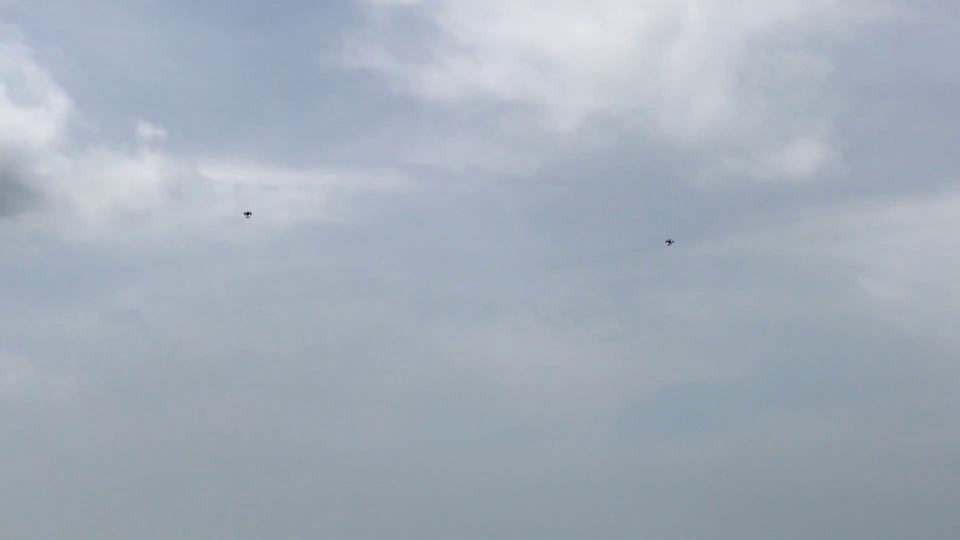
#> input picture frame 60 of YH_camera_2.mp4, 1920 x 1080 px, given in place of thailand_vid.mp4, which was not available (shown at 1/2 size)
$ python automatic_brightness.py
#> lines starting #> are read from the running program, lines starting #| are printed output that depends on the picture; after the words box and inside, x2 and y2 are one past the last pixel; in counts of white or black regions, pixels touching at a corner belong together; pictures that were not available may be replaced by others from this repository, and a replacement may not be noted
### camera_stabilizer.py
import cv2
import math
import numpy as np
import json
import time


class Camera:
    def __init__(self, frame_shape):
        # Generic matrices, perform calibration if possible
        self.cameraMatrix = np.array([[600, 0., frame_shape[0]/2],
                                      [0., 600, frame_shape[1]/2],
                                      [0., 0., 1.]])
        self.distortionCoefficients = np.array([-0.05,
                                                0.05,
                                                0.,
                                                0.,
                                                -0.002])

    # This function assumes a regular 7 x 6 chessboard pattern is used for the calibration
    # [46 lines left out: functions calibrate_camera, import_calibration_results, export_calibration_results, not called in this run]

    def undistort(self, frame):
        # getOptimalNewCameraMatrix()

        frame_undistorted = cv2.undistort(frame, self.cameraMatrix, self.distortionCoefficients)

        # Create a mask that covers the remaining bit of the frame with the image
        mask = cv2.cvtColor(frame_undistorted, cv2.COLOR_BGR2GRAY)
        contours, hierarchy = cv2.findContours(mask, cv2.RETR_EXTERNAL, cv2.CHAIN_APPROX_SIMPLE)
        cv2.drawContours(mask, contours, -1, 255, -1)
        # # Erode the mask a bit to make sure we get rid of the dark border
        # mask = cv2.erode(mask, np.ones((3, 3), np.uint8), iterations=3)
        # # Turn the imageless background to white
        # frame_undistorted_white_borders = cv2.bitwise_or(frame_undistorted,
        #                                                   cv2.cvtColor(cv2.bitwise_not(mask), cv2.COLOR_GRAY2BGR))

        return frame_undistorted, mask


# [371 lines left out: functions imshow_resized, stabilize_frame, find_global_size, produce_stabilized_video, create_mask_from_undistort_test, not called in this run]


# [6 lines that do not run on import are left out]

    # create_mask_from_undistort_test('shaky_borders.mp4')

### automatic_brightness.py
import cv2
import numpy as np
from matplotlib import pyplot as plt

from camera_stabilizer import Camera


class DynamicHistogram:
    def __init__(self, bins):
        self.bins = bins

        self.fig, self.ax = plt.subplots()

        alpha = 0.5
        self.line_r, = self.ax.plot(np.arange(bins), np.zeros((self.bins,)), c='r', lw=1, alpha=alpha)
        self.line_g, = self.ax.plot(np.arange(bins), np.zeros((self.bins,)), c='g', lw=1, alpha=alpha)
        self.line_b, = self.ax.plot(np.arange(bins), np.zeros((self.bins,)), c='b', lw=1, alpha=alpha)
        self.line_gray, = self.ax.plot(np.arange(bins), np.zeros((self.bins,)), c='k', lw=3)
        self.line_cumulative_gray, = self.ax.plot(np.arange(bins), np.zeros(self.bins), c='k', lw=1)

    def initialize_plot(self):
        # Initialize plot.
        self.ax.set_title('Histogram (RGB Gray)')
        self.ax.set_xlabel('Bin')
        self.ax.set_ylabel('Frequency')

        # Initialize plot line object(s).
        self.ax.set_xlim(0, self.bins - 1)
        self.ax.set_ylim(0, 1)

    def plot(self, frame, mask=None):
        if len(frame.shape) == 3:
            # Note: RGB to gray conversion is given as follows:
            # Y = 0.299 R + 0.587 G + 0.114 B (Note the high weight on green and low weight on blue.
            gray = cv2.cvtColor(frame, cv2.COLOR_BGR2GRAY)
        else:
            gray = frame

        histogram_gray = cv2.calcHist([gray], [0], mask, [self.bins], [0, 256])

        num_frames_in_mask = sum(histogram_gray)

        self.line_gray.set_ydata(histogram_gray/num_frames_in_mask)

        cumulative_histogram = np.zeros((1, self.bins))
        for i, bin_value in enumerate(histogram_gray / num_frames_in_mask):
            if i == 0:
                cumulative_histogram[0, i] = bin_value
            else:
                cumulative_histogram[0, i] = cumulative_histogram[0, i - 1] + bin_value

        self.line_cumulative_gray.set_ydata(cumulative_histogram)

        if len(frame.shape) == 3:
            histogram_r = cv2.calcHist([frame], [2], mask, [self.bins], [0, 256])/num_frames_in_mask
            histogram_g = cv2.calcHist([frame], [1], mask, [self.bins], [0, 256])/num_frames_in_mask
            histogram_b = cv2.calcHist([frame], [0], mask, [self.bins], [0, 256])/num_frames_in_mask

            self.line_r.set_ydata(histogram_r)
            self.line_g.set_ydata(histogram_g)
            self.line_b.set_ydata(histogram_b)

        self.fig.canvas.draw()
        self.fig.canvas.flush_events()


def imshow_resized(window_name, img):
    window_size = (int(768), int(432))
    img = cv2.resize(img, window_size, interpolation=cv2.INTER_CUBIC)
    cv2.imshow(window_name, img)


def display_histograms(filename):
#> called with filename = 'thailand_vid.mp4'
    cap = cv2.VideoCapture(filename)

    frame_width = int(cap.get(cv2.CAP_PROP_FRAME_WIDTH))
    frame_height = int(cap.get(cv2.CAP_PROP_FRAME_HEIGHT))

    camera = Camera([frame_width, frame_height])

    bins = 32

    original = DynamicHistogram(bins)
    adjusted = DynamicHistogram(bins)

    original.initialize_plot()
    adjusted.initialize_plot()

    # Turn on interactive plotting, allowing code to be run while the plot is open
    plt.ion()
    plt.show()
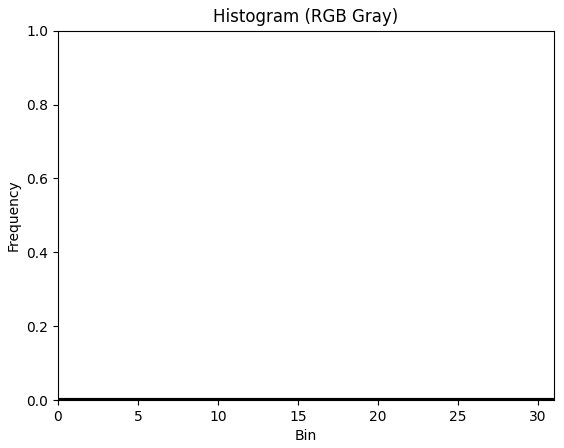
#> figure drawn by matplotlib, 1 panel

    while cap.isOpened():
        ret, frame = cap.read()
#> frame is the input picture: shape (1080, 1920, 3); mean B, G, R 186.2, 173.7, 163.4

        if ret:
            frame, mask = camera.undistort(frame)
#> in undistort, `frame_undistorted = cv2.undistort(frame, self.cameraMatrix, self.disto..`:
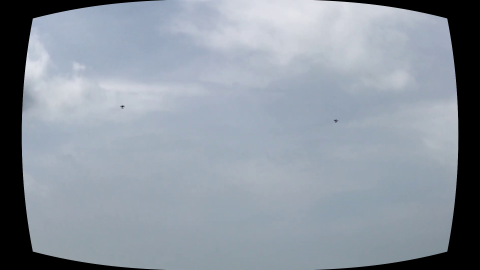
#> frame_undistorted: shape (1080, 1920, 3) (shown at 1/4 size); mean B, G, R 160.9, 150.1, 141.2
#> in undistort, `mask = cv2.cvtColor(frame_undistorted, cv2.COLOR_BGR2GRAY)`:
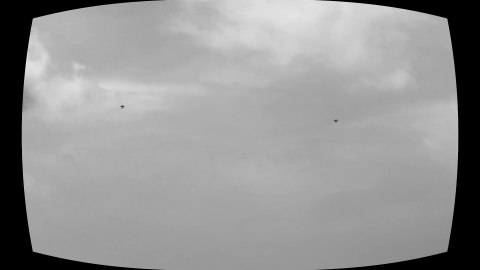
#> mask: shape (1080, 1920) (shown at 1/4 size); min 0, max 229, mean 148.7
#> in undistort, `contours, hierarchy = cv2.findContours(mask, cv2.RETR_EXTERNAL, cv2.CH..`: contours = 1 contour; box (x1, y1, x2, y2) and area: (87, 0, 1834, 1080) 1787202
#> in undistort, `cv2.drawContours(mask, contours, -1, 255, -1)`:
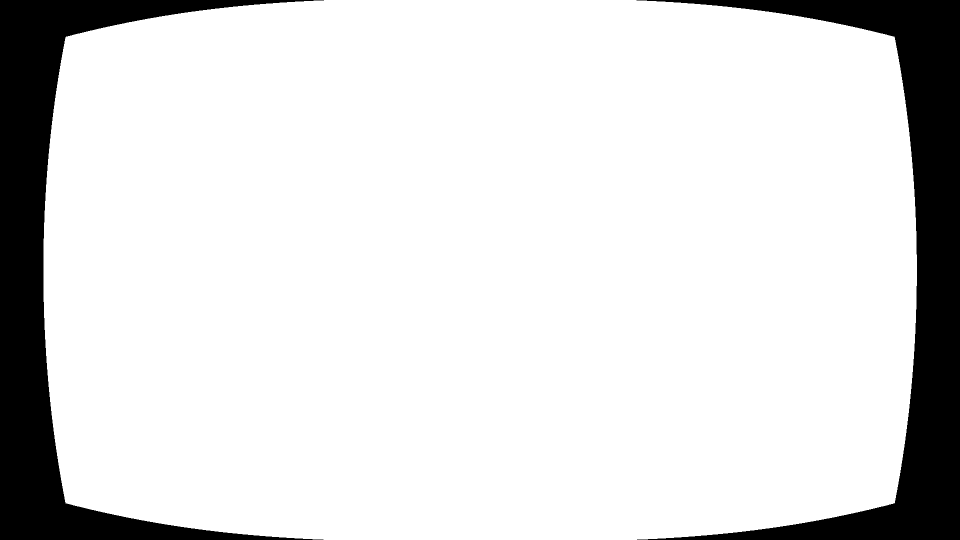
#> mask: shape (1080, 1920) (shown at 1/2 size); 86.3% white; 2 black regions, box (x1, y1, x2, y2) and area: (0, 0, 648, 1080) 142181, (1273, 0, 1920, 1080) 141627


            imshow_resized('frame', frame)
#> in imshow_resized, `img = cv2.resize(img, window_size, interpolation=cv2.INTER_CUBIC)`:
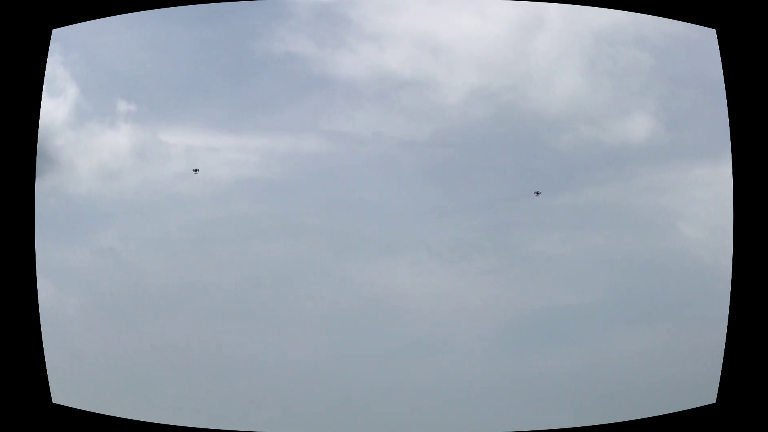
#> img: shape (432, 768, 3); mean of channels 0, 1, 2 160.9, 150.1, 141.2; drawn as B, G, R

            original.plot(frame, mask)
#> in plot, `histogram_gray = cv2.calcHist([gray], [0], mask, [self.bins], [0, 256])`: histogram_gray = 32 values, max 444360 at index 20, min 0 at index 29, mean 55931
#> in plot, `num_frames_in_mask = sum(histogram_gray)`: num_frames_in_mask = [1789792]
#> the loop in plot, `for i, bin_value in enumerate(histogram_gray / num_frames_in_mask):` made 32 passes
#> bin_value on passes 1 to 8: [5.87e-05], [8.94e-05], [6.31e-05], [7.88e-05], [7.49e-05], [9e-05], [9.11e-05], [9.22e-05]
#> in plot, `histogram_r = cv2.calcHist([frame], [2], mask, [self.bins], [0, 256])/..`: histogram_r = 32 values, max 0.24 at index 19, min 0 at index 29, mean 0.0312
#> in plot, `histogram_g = cv2.calcHist([frame], [1], mask, [self.bins], [0, 256])/..`: histogram_g = 32 values, max 0.262 at index 21, min 0 at index 29, mean 0.0312
#> in plot, `histogram_b = cv2.calcHist([frame], [0], mask, [self.bins], [0, 256])/..`: histogram_b = 32 values, max 0.22 at index 23, min 0 at index 30, mean 0.0312

            masked = cv2.convertScaleAbs(frame, alpha=1, beta=256-average_brightness(bins, frame, mask))
#> the loop in average_brightness, `for bin, pixels in enumerate(histogram_gray):` made 32 passes
#> (pixels, weighted_sum) on passes 1 to 8: ([105], [0]), ([160], [160]), ([113], [386]), ([141], [809]), ([134], [1345]), ([161], [2150]), ([163], [3128]), ([165], [4283])
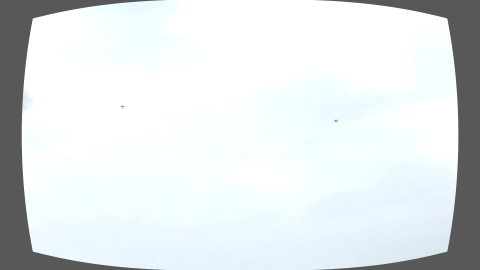
#> masked: shape (1080, 1920, 3) (shown at 1/4 size); mean B, G, R 231.7, 230, 224.5

            # masked = equalize_hist_rgb(frame)

            # masked = threshold_rgb(frame)

            imshow_resized('adjusted', masked)
#> call 2 of imshow_resized, with window_name = 'adjusted'
#> in imshow_resized (call 2), `img = cv2.resize(img, window_size, interpolation=cv2.INTER_CUBIC)`:
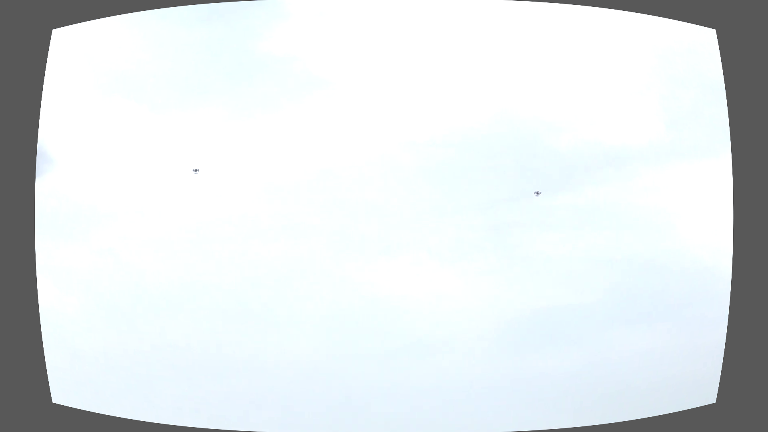
#> img: shape (432, 768, 3); mean of channels 0, 1, 2 231.7, 229.9, 224.5; drawn as B, G, R
            # cv2.imshow("adj", masked)

            adjusted.plot(masked, mask)
#> the loop in plot (call 2), `for i, bin_value in enumerate(histogram_gray / num_frames_in_mask):` made 32 passes
#> bin_value on passes 1 to 8: [0], [0], [0], [0], [0], [0], [0], [0]

            if cv2.waitKey(1) & 0xFF == ord('q'):
#> (key q is pressed here)
                break

        else:
            break

    cap.release()
    cv2.destroyAllWindows()


# [34 lines left out: functions threshold_rgb, equalize_hist_rgb, not called in this run]


def average_brightness(bins, frame, mask):
    frame = cv2.cvtColor(frame, cv2.COLOR_BGR2GRAY)
    histogram_gray = cv2.calcHist([frame], [0], mask, [bins], [0, 256])
    weighted_sum = 0

    for bin, pixels in enumerate(histogram_gray):
        weighted_sum += bin * pixels

    return int((weighted_sum/sum(histogram_gray))*(256/bins))


if __name__ == '__main__':
    display_histograms('thailand_vid.mp4')

$ run again, starting later in the video
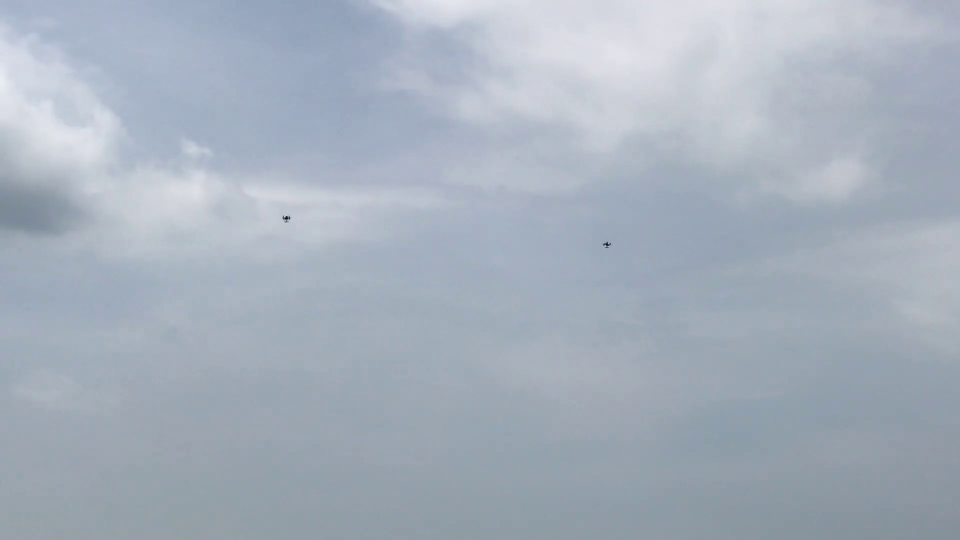
#> input picture frame 270 of YH_camera_2.mp4, 1920 x 1080 px, given in place of thailand_vid.mp4, which was not available (shown at 1/2 size)
#> in display_histograms, frame is the input picture: shape (1080, 1920, 3); mean B, G, R 188.2, 175.8, 165.6
#> in undistort, `mask = cv2.cvtColor(frame_undistorted, cv2.COLOR_BGR2GRAY)`:
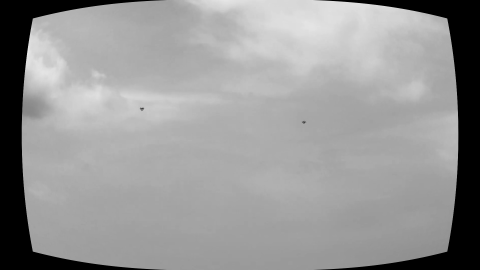
#> mask: shape (1080, 1920) (shown at 1/4 size); min 0, max 237, mean 150.4
#> contours = 1 contour; box (x1, y1, x2, y2) and area: (87, 0, 1834, 1080) 1787202
#> in imshow_resized, `img = cv2.resize(img, window_size, interpolation=cv2.INTER_CUBIC)`:
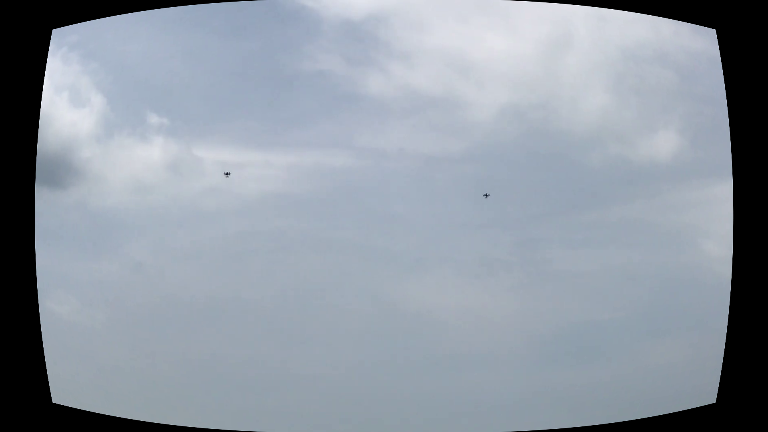
#> img: shape (432, 768, 3); mean of channels 0, 1, 2 162.6, 151.8, 143; drawn as B, G, R
#> in plot, `histogram_gray = cv2.calcHist([gray], [0], mask, [self.bins], [0, 256])`: histogram_gray = 32 values, max 459201 at index 21, min 0 at index 30, mean 55931
#> num_frames_in_mask = [1789792]
#> the loop in plot, `for i, bin_value in enumerate(histogram_gray / num_frames_in_mask):` made 32 passes
#> bin_value on passes 1 to 8: [5.87e-05], [8.72e-05], [6.48e-05], [7.88e-05], [7.21e-05], [9.67e-05], [7.99e-05], [9.33e-05]
#> histogram_r = 32 values, max 0.239 at index 20, min 0 at index 30, mean 0.0312
#> histogram_g = 32 values, max 0.272 at index 21, min 0 at index 30, mean 0.0312
#> histogram_b = 32 values, max 0.219 at index 23, min 0 at index 31, mean 0.0312
#> the loop in average_brightness, `for bin, pixels in enumerate(histogram_gray):` made 32 passes
#> (pixels, weighted_sum) on passes 1 to 8: ([105], [0]), ([156], [156]), ([116], [388]), ([141], [811]), ([129], [1327]), ([173], [2192]), ([143], [3050]), ([167], [4219])
#> the loop in plot (call 2), `for i, bin_value in enumerate(histogram_gray / num_frames_in_mask):` made 32 passes
#> bin_value on passes 1 to 8: [0], [0], [0], [0], [0], [0], [0], [0]

$ run again, starting later in the video
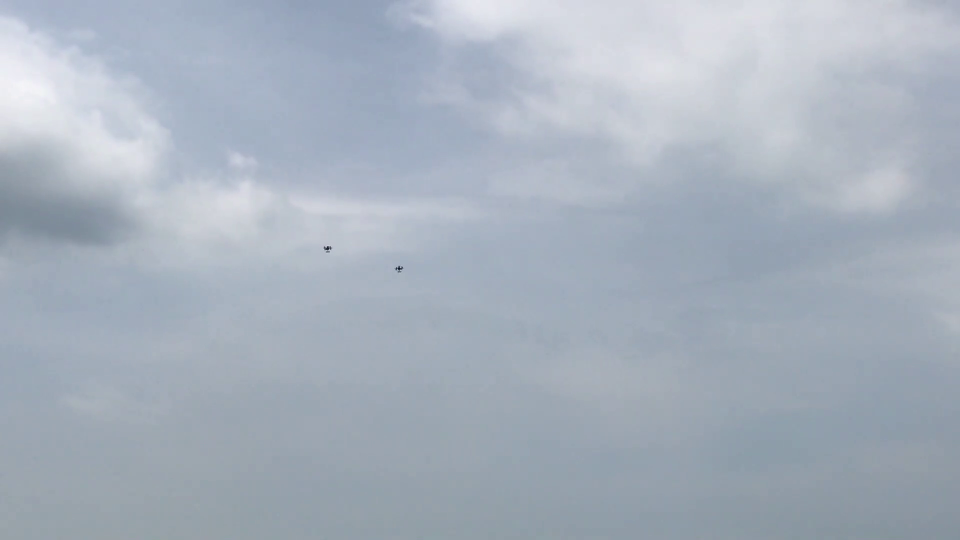
#> input picture frame 480 of YH_camera_2.mp4, 1920 x 1080 px, given in place of thailand_vid.mp4, which was not available (shown at 1/2 size)
#> in display_histograms, frame is the input picture: shape (1080, 1920, 3); mean B, G, R 188.9, 176.7, 166.9
#> in undistort, `mask = cv2.cvtColor(frame_undistorted, cv2.COLOR_BGR2GRAY)`:
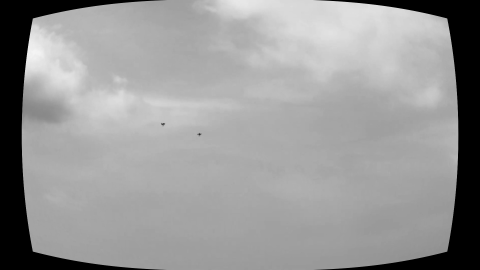
#> mask: shape (1080, 1920) (shown at 1/4 size); min 0, max 246, mean 151.2
#> contours = 1 contour; box (x1, y1, x2, y2) and area: (87, 0, 1834, 1080) 1787202
#> in plot, `histogram_gray = cv2.calcHist([gray], [0], mask, [self.bins], [0, 256])`: histogram_gray = 32 values, max 450480 at index 20, min 0 at index 31, mean 55931
#> num_frames_in_mask = [1789792]
#> the loop in plot, `for i, bin_value in enumerate(histogram_gray / num_frames_in_mask):` made 32 passes
#> bin_value on passes 1 to 8: [5.75e-05], [8.49e-05], [6.03e-05], [7.88e-05], [7.6e-05], [9.44e-05], [8.66e-05], [8.83e-05]
#> histogram_r = 32 values, max 0.249 at index 19, min 0 at index 31, mean 0.0312
#> histogram_g = 32 values, max 0.265 at index 21, min 0 at index 31, mean 0.0312
#> histogram_b = 32 values, max 0.217 at index 22, min 3.91e-05 at index 31, mean 0.0312
#> the loop in average_brightness, `for bin, pixels in enumerate(histogram_gray):` made 32 passes
#> (pixels, weighted_sum) on passes 1 to 8: ([103], [0]), ([152], [152]), ([108], [368]), ([141], [791]), ([136], [1335]), ([169], [2180]), ([155], [3110]), ([158], [4216])
#> in imshow_resized (call 2), `img = cv2.resize(img, window_size, interpolation=cv2.INTER_CUBIC)`:
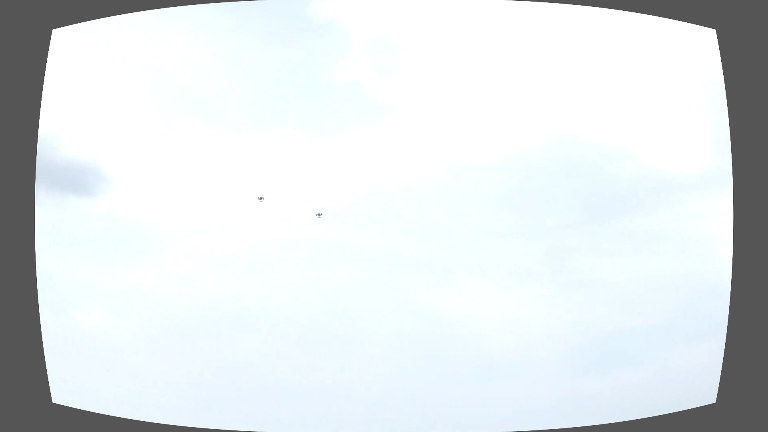
#> img: shape (432, 768, 3); mean of channels 0, 1, 2 231.3, 229.2, 223.6; drawn as B, G, R
#> the loop in plot (call 2), `for i, bin_value in enumerate(histogram_gray / num_frames_in_mask):` made 32 passes
#> bin_value on passes 1 to 8: [0], [0], [0], [0], [0], [0], [0], [0]
